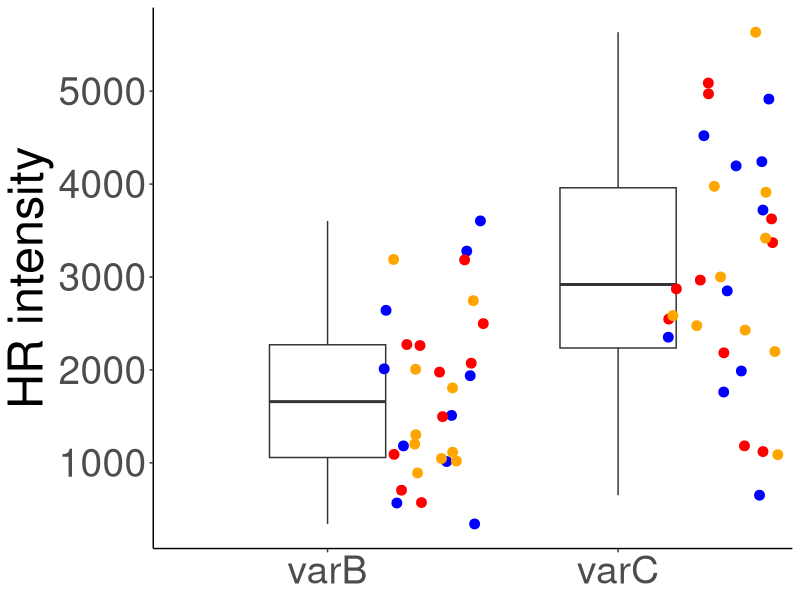

R code for this plot: (Note: this script raises an error after producing the figure.)
########## Boxplot varB/varC ###########

library(dplyr)
library(ggplot2)
library(reshape2)



varBvarC<-read.table("AllvarBvarC.txt",h=T)
varBvarC

pdf("varBvsvarC.pdf", width=8, height=10)
ggplot(varBvarC,aes(x=as.factor(Effector),y=Hrintensity)) + geom_boxplot(width=0.4,position=position_dodge(width = 0.5)) + geom_jitter(aes(x=as.numeric(Effector)+0.35,y=Hrintensity,colour=Experiment),size=3,width=0.2, show.legend = FALSE) +scale_colour_manual(values = c("orange","red","blue")) + theme_classic() + ylab("HR intensity") + 
  theme(text = element_text(size=35),axis.title.x=element_blank()) +
  scale_x_discrete(labels=c("varB","varC"))
dev.off()

varAvarBCWilxocon<-read.table("AllvarBvarCWilkocon.txt",h=T)
varAvarBCWilxocon
wilcox.test(x=varAvarBCWilxocon$varB,y=varAvarBCWilxocon$varC,paired=TRUE)
varAvarBCWilxocon1 <- varAvarBCWilxocon %>% filter(Experiment=="Exp11102019")
varAvarBCWilxocon1 
varAvarBCWilxocon2 <- varAvarBCWilxocon %>% filter(Experiment=="Exp10032019")
varAvarBCWilxocon2
varAvarBCWilxocon3 <- varAvarBCWilxocon %>% filter(Experiment=="Exp01012022")
varAvarBCWilxocon3 
wilcox.test(x=varAvarBCWilxocon1$varB,y=varAvarBCWilxocon1$varC,paired=TRUE)
wilcox.test(x=varAvarBCWilxocon2$varB,y=varAvarBCWilxocon2$varC,paired=TRUE)
wilcox.test(x=varAvarBCWilxocon3$varB,y=varAvarBCWilxocon3$varC,paired=TRUE)

